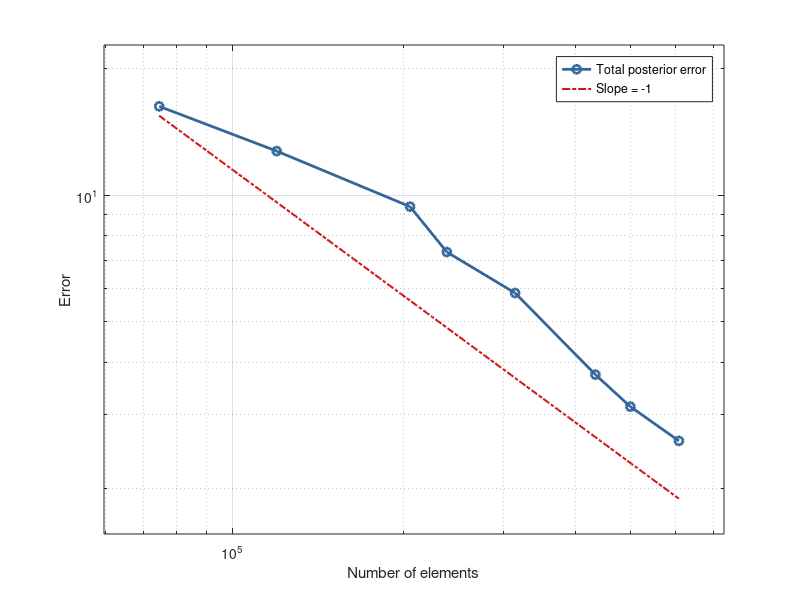

This figure's MATLAB source:
% 数据
N = [ 74477 119769 205329 238248 313987 434374 500373 608766 ];
PostErr = [ 16.29073439141678 12.74470547262325 9.39811501304692 ...
             7.32602654877735 5.85100255709758 3.73957743964162 ...
             3.13711672024868 2.60045331594802 ];

% 绘制数据点的 loglog 图
figure;
loglog(N, PostErr, '-o', 'Color', [0.2, 0.4, 0.6], 'DisplayName', 'Total posterior error', 'MarkerSize', 6, 'LineWidth', 2); % 第一根线为暗红色
hold on;

% 生成对数尺度下的 x 轴
xline = logspace(log10(min(N)), log10(max(N)), 100); % 在 log 尺度生成 x 轴的值

% 选择 C 为 PostErr 的第一个值，调整 C 使虚线下移
factor = 0.95;  % 因子用于控制虚线的整体下移
C = PostErr(1) * N(1) * factor;  % 调整 C，使虚线整体往下平移
yline = C ./ xline; % 计算斜率为 -1 的线，y = C / x

% 绘制斜率为 -1 的虚线
loglog(xline, yline, '-.', 'Color',[0.8, 0.1, 0.1], 'DisplayName', 'Slope = -1', 'LineWidth', 1.5); % 第二根线为暗蓝色

% 添加网格
grid on;
xlabel('Number of elements');
% 添加 y 轴标签
ylabel('Error');
% 添加图例
% 设置 x 轴和 y 轴的范围，以在前后留出一些空白
xlim([min(N) * 0.8, max(N) * 1.2]); % 设置 x 轴范围
ylim([min(PostErr) * 0.6, max(PostErr) * 1.4]); % 设置 y 轴范围
% xticks([10^5, 10^6]); % 设置 x 轴刻度
% xticklabels({'10^5', '10^6'}); % 设置对应的 x 轴标签
legend('show');
hold off;
print('Lshaped_ratio', '-depsc');
